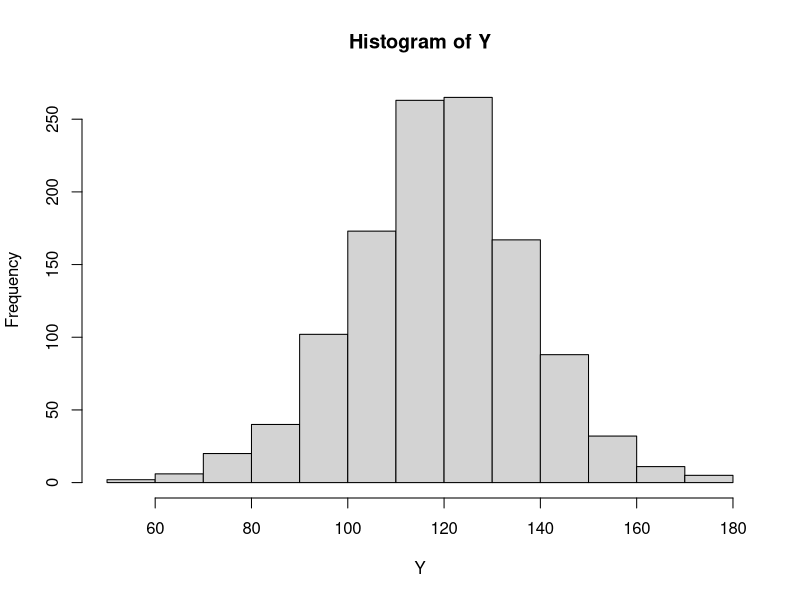
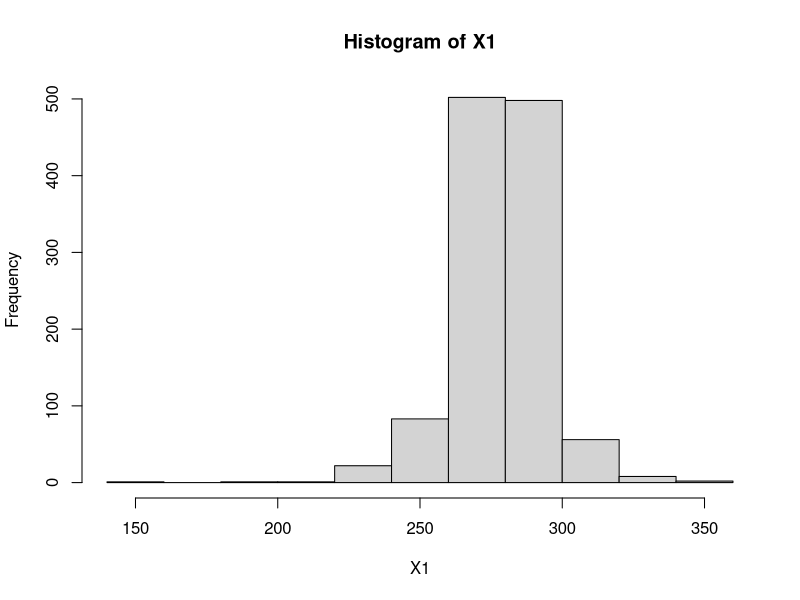
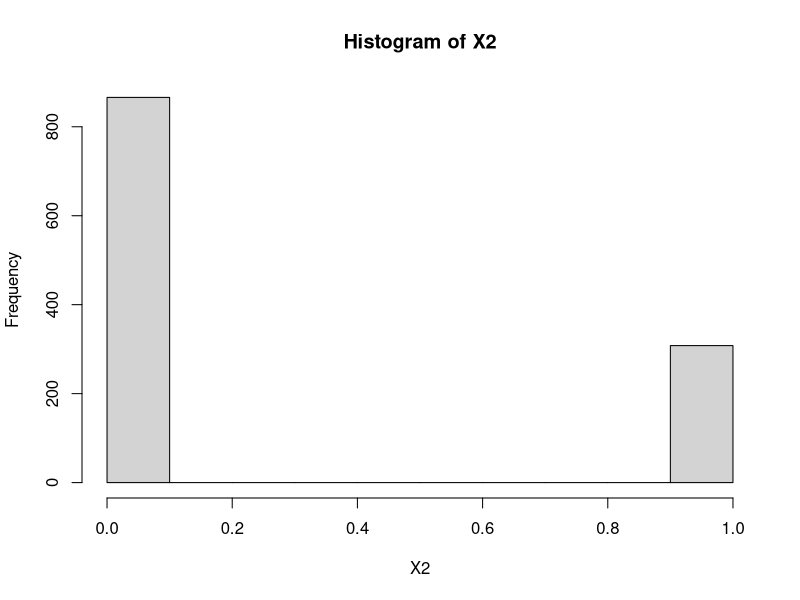
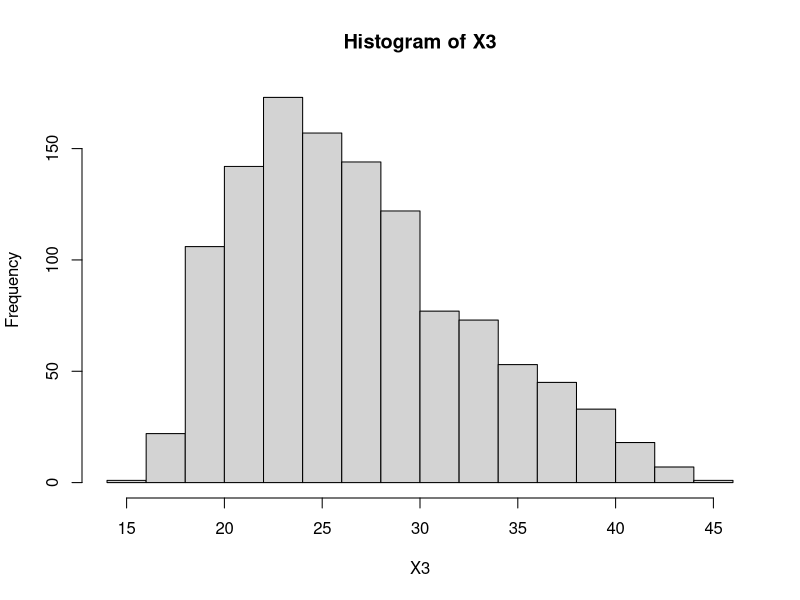
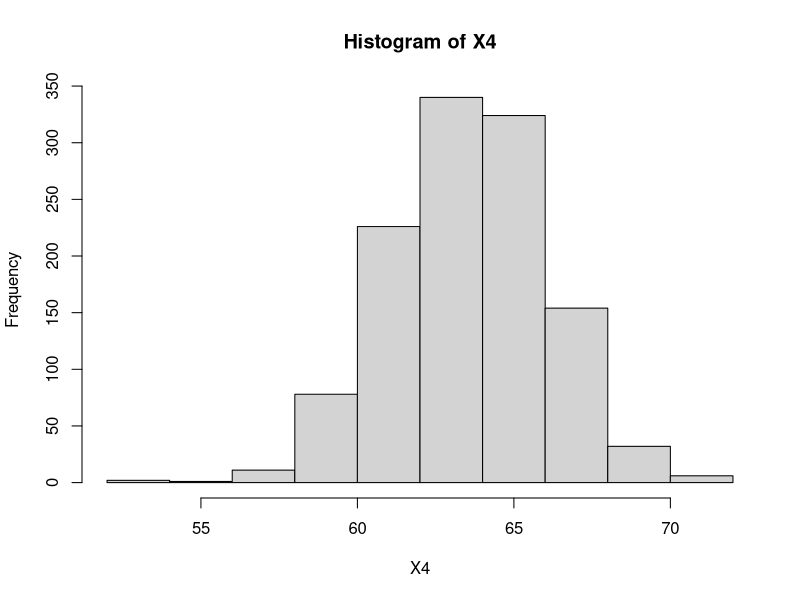
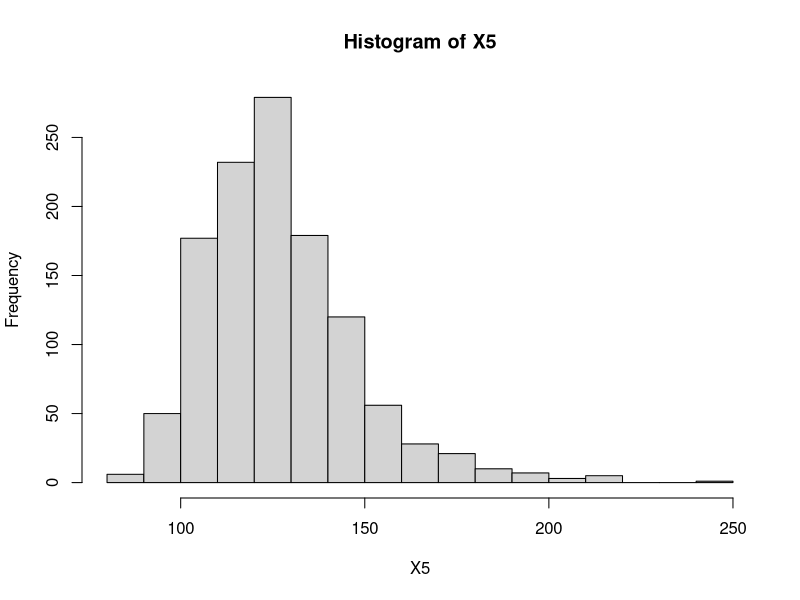
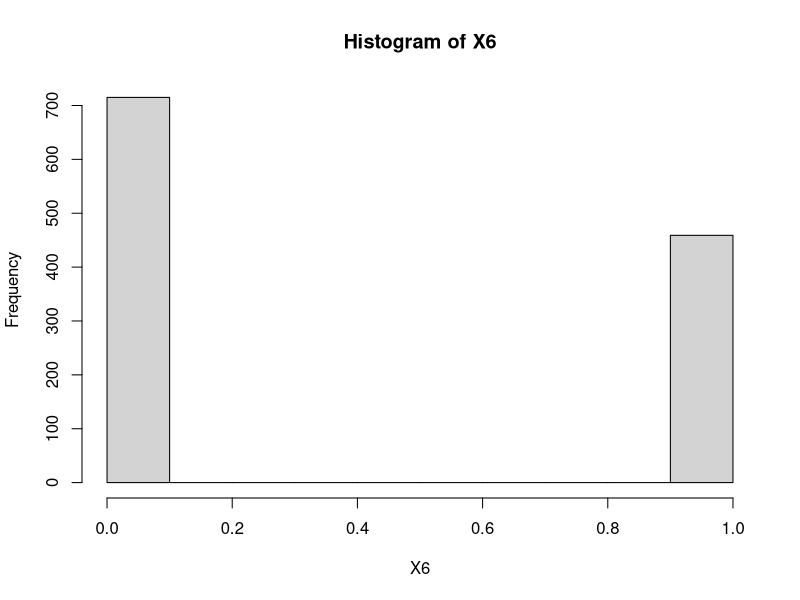
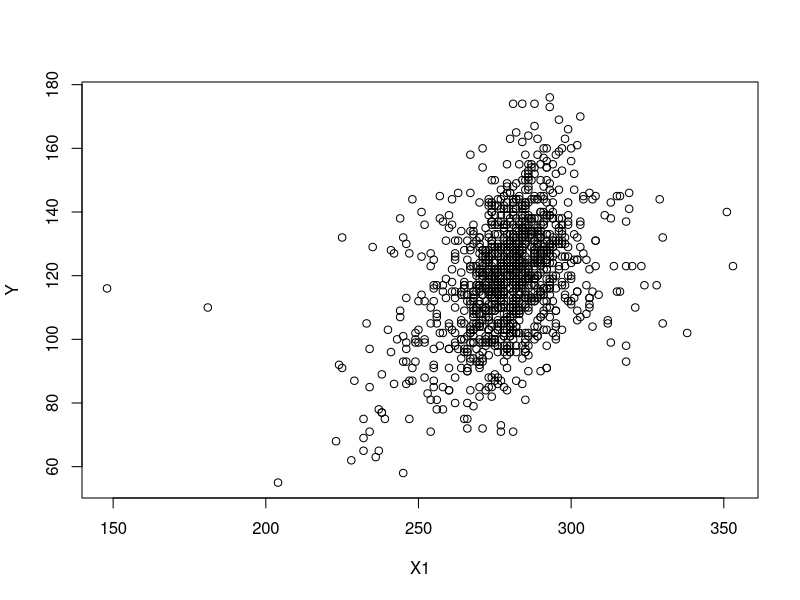

Write the R code that produced these figures, in order.
## ---- chunk 1
babies= read.csv("babies.csv")
summary(babies)
## ---- chunk 2
bbycomp=na.omit(babies)
summary(bbycomp)
## ---- chunk 3

#Assign Short variable names
Y<- bbycomp$bwt
X1 <- bbycomp$gestation
X2 <- bbycomp$parity
X3 <- bbycomp$age
X4 <- bbycomp$height
X5 <- bbycomp$weight
X6 <- bbycomp$smoke

#Histograms
hist(Y)
hist(X1)
hist(X2)
hist(X3)
hist(X4)
hist(X5)
hist(X6)

#Plots of Y versus X_i
plot(X1,Y)
plot(X2,Y)
plot(X3,Y)
plot(X4,Y)
plot(X5,Y)
plot(X6,Y)
## ---- chunk 4
full.lm = lm(Y~X1+X2+X3+X4+X5+X6)
summary(full.lm)      
## ---- chunk 5
null_fit= lm(Y~1)
anova(null_fit,full.lm)
## ---- chunk 6
adj5.lm = lm(Y~X1+X2+X4+X5+X6)
summary(adj5.lm)
## ---- chunk 7
adj4.lm = lm(Y~X1+X2+X4+X6)
summary(adj4.lm)
## ---- chunk 8
bb=data.frame(X1=290,X2= 1, X4=60, X5=110, X6=0)
predict(adj5.lm, bb,interval = 'confidence')
## ---- chunk 9
bb=data.frame(X1=290,X2= 1, X4=60, X5=110, X6=0)
predict(adj5.lm, bb,interval = 'predict')
## ---- chunk 10
plot(adj5.lm)
## ---- chunk 11
forward1=lm(Y~X1)
summary(forward1)

forward2=lm(Y~X1+X6)
summary(forward2)

forward3=lm(Y~X1+X6+X4) 
summary(forward3)

forward4=lm(Y~X1+X6+X4+X2)
summary(forward4)

forward5=lm(Y~X1+X6+X4+X2+X5)
summary(forward5)
## ---- chunk 12
anova(forward1,forward2)

anova(forward2,forward3)

anova(forward3,forward4)

anova(forward4,forward5)
